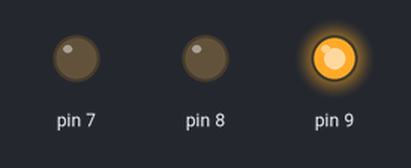
Simulated run of this sketch. Board: Arduino Uno, built with avr-gcc and run on an emulated ATmega328P. Shown: output pins drawn as LEDs (lit = HIGH).

Above: at 2.5 s.
At 5.7 s:
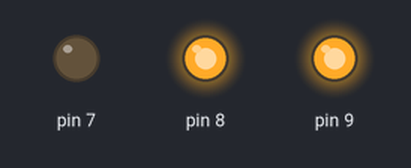
At 9.0 s:
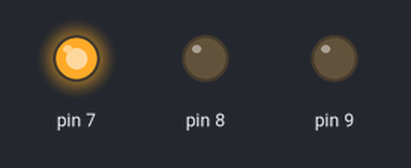
At 12.2 s:
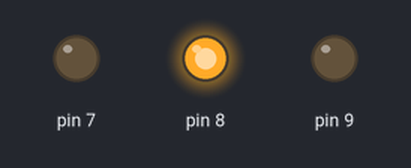
Timing chart, 0 to 16.9 s (numbered marks = the images above):
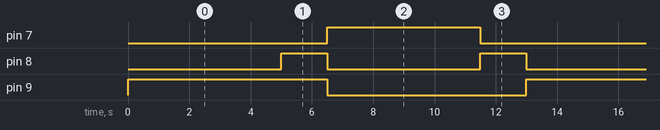

Measured:
- by itself, pin 7: alternates HIGH for 5.0 s and LOW for 8.0 s
- by itself, pin 8: alternates HIGH for 1.5 s and LOW for 5.0 s
- by itself, pin 9: alternates HIGH for 6.5 s and LOW for 6.5 s

The sketch:

b1_02_signal_hardcoded.ino
```cpp
// ==================================================================
//   BAND 1, PART 6  -  THREE LIGHTS, WRITTEN THE LONG WAY
//
//   WHAT IT DOES
//     Runs a road crossing sequence on three LEDs:
//       red alone (5 s), red and yellow (1.5 s),
//       green alone (5 s), yellow alone (1.5 s), then repeats.
//
//   WIRING
//     Red    LED long leg f5,  short leg f6.  Resistor j5 to j3.  Wire h3 to pin 9.
//     Yellow LED long leg f10, short leg f11. Resistor j10 to j8. Wire h8 to pin 8.
//     Green  LED long leg f15, short leg f16. Resistor j15 to j13. Wire h13 to pin 7.
//     Wire from j6, j11 and j16 each to the minus rail.
//     ONE wire from the minus rail to a GND pin.
//
//   NOTICE
//     Each of the four blocks says what ALL THREE lights are doing,
//     even the ones that should be off. That is on purpose.
//     Band 1 Part 7d explains why.
// ==================================================================

void setup() {
  pinMode(9, OUTPUT);
  pinMode(8, OUTPUT);
  pinMode(7, OUTPUT);
}

void loop() {
  digitalWrite(9, HIGH);
  digitalWrite(8, LOW);
  digitalWrite(7, LOW);
  delay(5000);

  digitalWrite(9, HIGH);
  digitalWrite(8, HIGH);
  digitalWrite(7, LOW);
  delay(1500);

  digitalWrite(9, LOW);
  digitalWrite(8, LOW);
  digitalWrite(7, HIGH);
  delay(5000);

  digitalWrite(9, LOW);
  digitalWrite(8, HIGH);
  digitalWrite(7, LOW);
  delay(1500);
}
```
